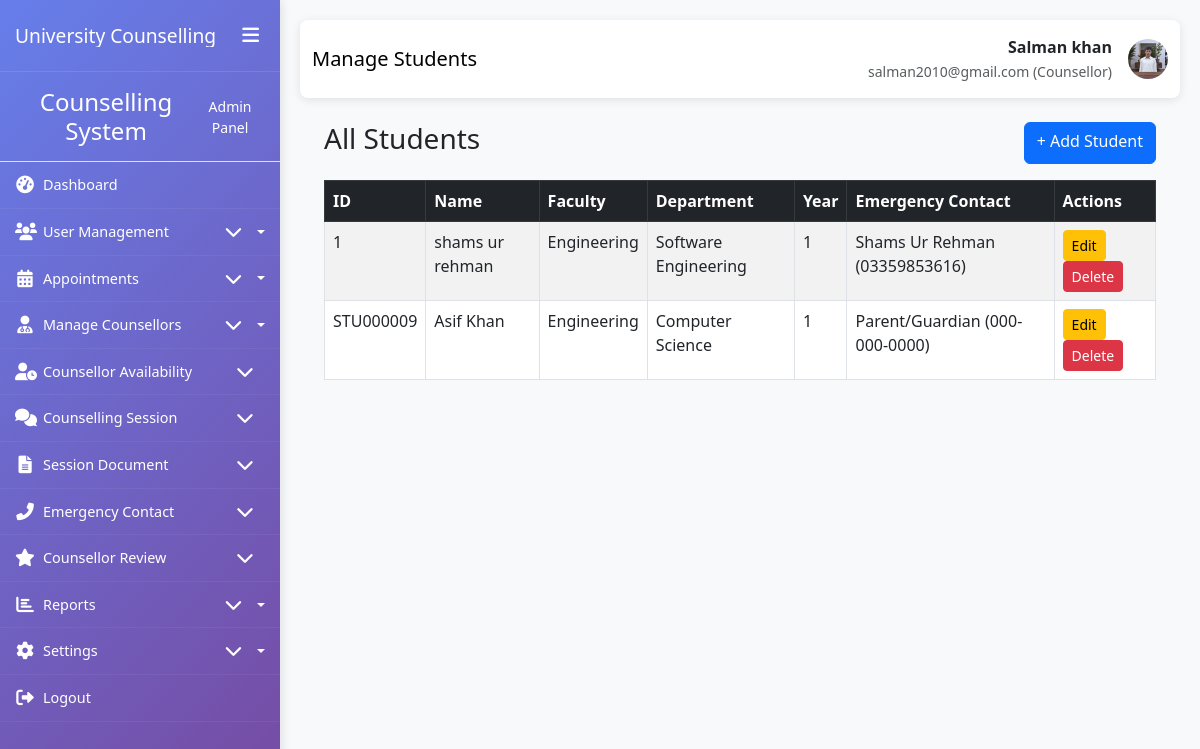
The page /students/ (signed in) on the database its author committed.
### My_App/models.py (models this page shows, shortened)
class CustomUser(AbstractUser):
    ROLE_CHOICES = (
        ('student', 'Student'),
        ('counsellor', 'Counsellor'),
        ('admin', 'Administrator'),
    )
    role = models.CharField(max_length=20, choices=ROLE_CHOICES, default='student')
    phone_number = models.CharField(max_length=15, blank=True, null=True)
    date_of_birth = models.DateField(blank=True, null=True)
    profile_picture = models.ImageField(upload_to='profile_pics/', blank=True, null=True)
    created_at = models.DateTimeField(auto_now_add=True)
    updated_at = models.DateTimeField(auto_now=True)
    class Meta:
        permissions = [
            ("can_access_admin_panel", "Can access admin panel"),
            ("can_manage_users", "Can manage users"),
            ("can_manage_appointments", "Can manage appointments"),
            ("can_view_reports", "Can view reports"),
            ("can_manage_counsellors", "Can manage counsellors"),
        ]

class Student(models.Model):
    user = models.OneToOneField(CustomUser, on_delete=models.CASCADE, primary_key=True)
    student_id = models.CharField(max_length=20, unique=True)
    enrollment_date = models.DateField()
    FACULTY_CHOICES = (
        ('engineering', 'Engineering'),
        ('science', 'Science'),
        ('arts', 'Arts'),
        ('business', 'Business'),
        ('medicine', 'Medicine'),
        ('law', 'Law'),
    )
    faculty = models.CharField(max_length=50, choices=FACULTY_CHOICES)
    department = models.CharField(max_length=100)
    academic_year = models.IntegerField(
        validators=[MinValueValidator(1), MaxValueValidator(6)]
    )
    emergency_contact_name = models.CharField(max_length=100)
    emergency_contact_phone = models.CharField(max_length=15)
    address = models.TextField(blank=True, null=True)
    class Meta:
        permissions = [
            ("can_view_own_appointments", "Can view own appointments"),
            ("can_book_appointment", "Can book appointment"),
            ("can_view_own_records", "Can view own records"),
            ("can_cancel_appointment", "Can cancel appointment"),
        ]

### My_App/views.py (the view)
# urls.py: path('students/', views.student_list, name='student_list'),
@login_required
def student_list(request):
    students = Student.objects.all()
    return render(request, 'My_Admin/Student_Management/student_list.html', {'students': students})

### templates/My_Admin/Student_Management/student_list.html (shortened to what this page needs)
{% extends 'My_Admin/base1.html' %}
{% block page_title %}Manage Students{% endblock %}
{% block content %}
<div class="container mt-4">
    <div class="d-flex justify-content-between mb-3">
        <h3>All Students</h3>
        <a href="{% url 'student_add' %}" class="btn btn-primary">+ Add Student</a>
    </div>
    <table class="table table-bordered table-striped">
        <thead class="table-dark">
            <tr>
                <th>ID</th>
                <th>Name</th>
                <th>Faculty</th>
                <th>Department</th>
                <th>Year</th>
                <th>Emergency Contact</th>
                <th>Actions</th>
            </tr>
        </thead>
        <tbody>
            {% for student in students %}
            <tr>
                <td>{{ student.student_id }}</td>
                <td>{{ student.user.get_full_name }}</td>
                <td>{{ student.get_faculty_display }}</td>
                <td>{{ student.department }}</td>
                <td>{{ student.academic_year }}</td>
                <td>{{ student.emergency_contact_name }} ({{ student.emergency_contact_phone }})</td>
                <td>
                    <a href="{% url 'student_update' student.pk %}" class="btn btn-sm btn-warning">Edit</a>
                    <button class="btn btn-sm btn-danger" onclick="deleteStudent('{{ student.pk }}')">Delete</button>
                </td>
            </tr>
            {% empty %}
            <tr><td colspan="7" class="text-center">No records found.</td></tr>
            {% endfor %}
        </tbody>
    </table>
</div>
{% endblock %}

### templates/My_Admin/base1.html (shortened to what this page needs)
<!DOCTYPE html>
<html lang="en">
<head>
    <link href="https://cdn.jsdelivr.net/npm/bootstrap@5.3.0/dist/css/bootstrap.min.css" rel="stylesheet">
    <link href="https://cdnjs.cloudflare.com/ajax/libs/font-awesome/6.0.0/css/all.min.css" rel="stylesheet">
    <link href="https://cdn.jsdelivr.net/npm/sweetalert2@11/dist/sweetalert2.min.css" rel="stylesheet">
</head>
<body>
    <div class="container-fluid p-0">
        <div class="row g-0">
            <div class="sidebar" id="sidebar">
                <div class="sidebar-header">
                    <h3>University Counselling</h3>
                    <button class="sidebar-toggle d-none d-lg-block" id="sidebarToggle">
                        <i class="fas fa-bars"></i>
                    </button>
                </div>
                <div class="sidebar-content">
                    {% include 'My_Admin/sidebar.html' %}
                </div>
            </div>
            <div class="main-content" id="mainContent">
                <nav class="navbar navbar-expand-lg navbar-custom">
                    <div class="container-fluid">
                        <span class="navbar-brand">{% block page_title %}Dashboard{% endblock %}</span>
                        <div class="d-flex align-items-center">
                            <div class="me-3 text-end d-none d-md-block">
                                <div class="fw-bold">{{ user.get_full_name|default:user.username }}</div>
                                <small class="text-muted">{{ user.email }} ({{ user.role|title }})</small>
                            </div>
                            {% if user.profile_picture %}
                            <img src="{{ user.profile_picture.url }}" alt="Profile" class="user-profile-img">
                            {% else %}
                            <div class="user-profile-img bg-secondary d-flex align-items-center justify-content-center text-white">
                                <i class="fas fa-user"></i>
                            </div>
                            {% endif %}
                        </div>
                    </div>
                </nav>
                <div class="container-fluid">
                    {% block content %}{% endblock %}
                </div>
            </div>
        </div>
    </div>
</body>
</html>

### templates/My_Admin/sidebar.html (shortened to what this page needs)
<div class="sidebar-nav">
    <div class="sidebar-header p-3 text-center border-bottom">
        <h4 class="mb-0">Counselling System</h4>
        <small>Admin Panel</small>
    </div>
    <nav class="nav flex-column">
        <a class="nav-link {% if request.resolver_match.url_name == 'admin_dashboard' %}active{% endif %}" href="{% url 'admin_dashboard' %}">
            <i class="fas fa-tachometer-alt me-2"></i>
            <span class="nav-text">Dashboard</span>
        </a>
        <div class="nav-item dropdown">
            <a class="nav-link dropdown-toggle d-flex align-items-center" href="#" role="button" id="userManagementDropdown">
                <i class="fas fa-users me-2"></i>
                <span class="nav-text">User Management</span>
                <i class="fas fa-chevron-down ms-auto dropdown-arrow"></i>
            </a>
        </div>
        <div class="nav-item dropdown">
            <a class="nav-link dropdown-toggle d-flex align-items-center" href="#" role="button" id="appointmentsDropdown">
                <i class="fas fa-calendar-alt me-2"></i>
                <span class="nav-text">Appointments</span>
                <i class="fas fa-chevron-down ms-auto dropdown-arrow"></i>
            </a>
        </div>
        <div class="nav-item dropdown">
            <a class="nav-link dropdown-toggle d-flex align-items-center" href="#" role="button" id="counsellorsDropdown">
                <i class="fas fa-user-md me-2"></i>
                <span class="nav-text">Manage Counsellors</span>
                <i class="fas fa-chevron-down ms-auto dropdown-arrow"></i>
            </a>
        </div>
        <li class="nav-item">
            <a class="nav-link d-flex align-items-center" data-bs-toggle="collapse" href="#counsellorMenu" role="button" aria-expanded="false" aria-controls="counsellorMenu">
                <i class="fas fa-user-clock me-2"></i>
                <span class="nav-text">Counsellor Availability</span>
                <i class="fas fa-chevron-down ms-auto dropdown-arrow"></i>
            </a>
        </li>
        <li class="nav-item">
            <a class="nav-link d-flex align-items-center" data-bs-toggle="collapse" href="#counsellingSessionSub" role="button" aria-expanded="false" aria-controls="counsellingSessionSub">
                <i class="fas fa-comments me-2"></i>
                <span class="nav-text">Counselling Session</span>
                <i class="fas fa-chevron-down ms-auto dropdown-arrow"></i>
            </a>
        </li>
        <li class="nav-item">
            <a class="nav-link d-flex align-items-center" data-bs-toggle="collapse" href="#sessionDocumentSub" role="button" aria-expanded="false" aria-controls="sessionDocumentSub">
                <i class="fas fa-file-alt me-2"></i>
                <span class="nav-text">Session Document</span>
                <i class="fas fa-chevron-down ms-auto"></i>
            </a>
        </li>
        <li class="nav-item">
            <a class="nav-link d-flex align-items-center" data-bs-toggle="collapse" href="#emergencyContactSub" role="button" aria-expanded="false" aria-controls="emergencyContactSub">
                <i class="fas fa-phone-alt me-2"></i>
                <span class="nav-text">Emergency Contact</span>
                <i class="fas fa-chevron-down ms-auto"></i>
            </a>
        </li>
        <li class="nav-item">
            <a class="nav-link d-flex align-items-center" data-bs-toggle="collapse" href="#counsellorReviewSub" role="button" aria-expanded="false" aria-controls="counsellorReviewSub">
                <i class="fas fa-star me-2"></i>
                <span class="nav-text">Counsellor Review</span>
                <i class="fas fa-chevron-down ms-auto"></i>
            </a>
        </li>
        <div class="nav-item dropdown">
            <a class="nav-link dropdown-toggle d-flex align-items-center" href="#" role="button" id="reportsDropdown">
                <i class="fas fa-chart-bar me-2"></i>
                <span class="nav-text">Reports</span>
                <i class="fas fa-chevron-down ms-auto dropdown-arrow"></i>
            </a>
        </div>
        <div class="nav-item dropdown">
            <a class="nav-link dropdown-toggle d-flex align-items-center" href="#" role="button" id="settingsDropdown">
                <i class="fas fa-cog me-2"></i>
                <span class="nav-text">Settings</span>
                <i class="fas fa-chevron-down ms-auto dropdown-arrow"></i>
            </a>
        </div>
        <a class="nav-link d-flex align-items-center" href="{% url 'logout' %}">
            <i class="fas fa-sign-out-alt me-2"></i>
            <span class="nav-text">Logout</span>
        </a>
    </nav>
</div>

### templates/My_Admin/base1.html (style rules this page uses)
:root { --sidebar-width: 280px; --sidebar-collapsed-width: 70px; --sidebar-bg: linear-gradient(135deg, #667eea 0%, #764ba2 100%); --content-padding: 20px; --transition-speed: 0.3s; }
body { overflow-x: hidden; font-family: 'Segoe UI', Tahoma, Geneva, Verdana, sans-serif; background-color: #f8f9fa; }
.sidebar { background: var(--sidebar-bg); color: white; min-height: 100vh; position: fixed; width: var(--sidebar-width); transition: all var(--transition-speed) ease; z-index: 1000; box-shadow: 2px 0 10px rgba(0,0,0,0.1); overflow-y: auto; }
.sidebar-header { padding: 20px 15px; border-bottom: 1px solid rgba(255,255,255,0.1); display: flex; align-items: center; justify-content: space-between; }
.sidebar-header h3 { font-size: 1.2rem; margin: 0; white-space: nowrap; overflow: hidden; }
.sidebar .nav-link { color: white; padding: 12px 15px; border-bottom: 1px solid rgba(255,255,255,0.05); display: flex; align-items: center; font-size: 0.9rem; transition: all 0.2s ease; white-space: nowrap; overflow: hidden; text-decoration: none; position: relative; cursor: pointer; }
.sidebar .nav-link i { margin-right: 10px; font-size: 1.1rem; width: 20px; text-align: center; }
.sidebar-toggle { background: none; border: none; color: white; font-size: 1.2rem; cursor: pointer; }
.dropdown-arrow { font-size: 0.8rem; transition: transform 0.3s ease; margin-left: auto; }
.main-content { margin-left: var(--sidebar-width); padding: var(--content-padding); transition: all var(--transition-speed) ease; min-height: 100vh; width: calc(100% - var(--sidebar-width)); }
.navbar-custom { background: white; box-shadow: 0 2px 10px rgba(0,0,0,0.1); padding: 15px 0; margin-bottom: 20px; border-radius: 8px; }
.user-profile-img { width: 40px; height: 40px; border-radius: 50%; object-fit: cover; }
.sidebar { background: var(--sidebar-bg); color: white; height: 100vh; position: fixed; top: 0; left: 0; width: var(--sidebar-width); transition: all var(--transition-speed) ease; z-index: 1000; box-shadow: 2px 0 10px rgba(0,0,0,0.1); overflow-y: auto; overflow-x: hidden; scrollbar-width: thin; scrollbar-color: rgba(255,255,255,0.4) transparent; }

### rows shown on the page
CustomUser: get_full_name "Salman khan", email "salman2010@gmail.com", role "Counsellor", profile_picture (picture)
Student: student_id "1", user.get_full_name "shams ur rehman", faculty "Engineering", department "Software Engineering", academic_year "1", emergency_contact_name "Shams Ur Rehman", emergency_contact_phone "03359853616"
Student: student_id "STU000009", user.get_full_name "Asif Khan", faculty "Engineering", department "Computer Science", academic_year "1", emergency_contact_name "Parent/Guardian", emergency_contact_phone "000-000-0000"
